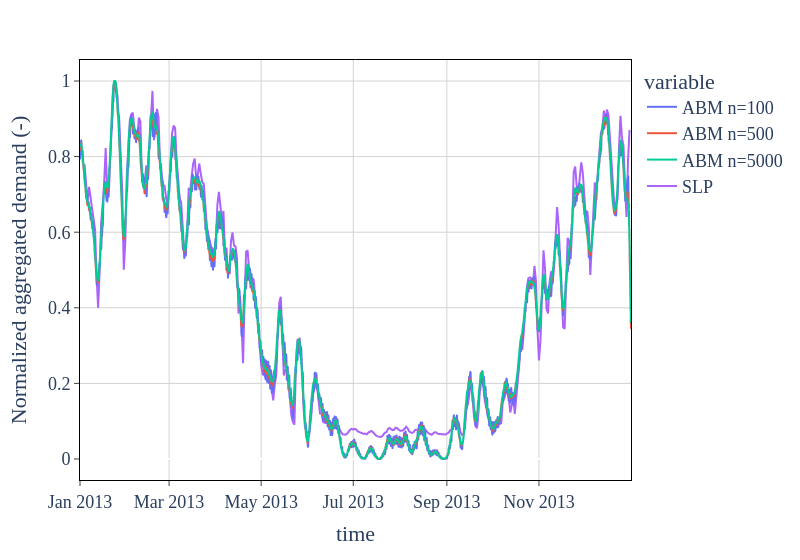

Source (notebook cell):
### Code cell
if "week" in plot_frame.columns:
    plot_frame.drop("week", axis=1, inplace=True)
fig = px.line(plot_frame)
fig.add_trace(go.Scatter(x=ot_daily_ref.index, y=ot_daily_ref["daily"]/ot_daily_ref["daily"].max(), name="SLP"), )
# fig = px.line(plot_frame_l.reset_index(), x="time",color="variable", y="value", facet_col="week")
# fig.update_xaxes(matches=None)
# fig.add_trace(go.Scatter(x=ot_daily_ref.index, y=ot_daily_ref["daily"]/ot_daily_ref["daily"].max(), name="BDEW"), col=1, row=1)
# fig.add_trace(go.Scatter(x=ot_daily_ref.index, y=ot_daily_ref["daily"]/ot_daily_ref["daily"].max(), name="BDEW"), col=2, row=1)

fig = sciencify_plotly_fig(fig)
fig.update_layout(yaxis_title="Normalized aggregated demand (-)", width=800)

### Figure 1 — Plotly figure (JSON) as saved in the notebook; plotly's stock layout.template omitted (floating-point values rounded to 4 significant figures; data arrays with more than 128 entries replaced by an {"elided": "..."} marker saying what was removed)
{"data": [{"hovertemplate": "variable=ABM n=100<br>time=%{x}<br>value=%{y}<extra></extra>", "legendgroup": "ABM n=100", "line": {"color": "#636efa", "dash": "solid"}, "marker": {"symbol": "circle"}, "mode": "lines", "name": "ABM n=100", "showlegend": true, "type": "scattergl", "x": {"elided": "8760 str values"}, "xaxis": "x", "y": {"elided": "8760 float values"}, "yaxis": "y"}, {"hovertemplate": "variable=ABM n=500<br>time=%{x}<br>value=%{y}<extra></extra>", "legendgroup": "ABM n=500", "line": {"color": "#EF553B", "dash": "solid"}, "marker": {"symbol": "circle"}, "mode": "lines", "name": "ABM n=500", "showlegend": true, "type": "scattergl", "x": {"elided": "8760 str values"}, "xaxis": "x", "y": {"elided": "8760 float values"}, "yaxis": "y"}, {"hovertemplate": "variable=ABM n=5000<br>time=%{x}<br>value=%{y}<extra></extra>", "legendgroup": "ABM n=5000", "line": {"color": "#00cc96", "dash": "solid"}, "marker": {"symbol": "circle"}, "mode": "lines", "name": "ABM n=5000", "showlegend": true, "type": "scattergl", "x": {"elided": "8760 str values"}, "xaxis": "x", "y": {"elided": "8760 float values"}, "yaxis": "y"}, {"name": "SLP", "type": "scatter", "x": {"elided": "365 str values"}, "y": {"elided": "365 float values"}}], "layout": {"font": {"family": "cm", "size": 18}, "legend": {"title": {"text": "variable"}, "tracegroupgap": 0}, "margin": {"t": 60}, "plot_bgcolor": "white", "width": 800, "xaxis": {"anchor": "y", "domain": [0, 1], "gridcolor": "lightgrey", "linecolor": "black", "mirror": true, "showline": true, "ticks": "outside", "title": {"text": "time"}}, "yaxis": {"anchor": "x", "domain": [0, 1], "gridcolor": "lightgrey", "linecolor": "black", "mirror": true, "showline": true, "ticks": "outside", "title": {"text": "Normalized aggregated demand (-)"}}}}
